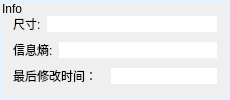
            <widget class="QGroupBox" name="groupBox_Info">
             <property name="sizePolicy">
              <sizepolicy hsizetype="Preferred" vsizetype="Preferred">
               <horstretch>0</horstretch>
               <verstretch>1</verstretch>
              </sizepolicy>
             </property>
             <property name="styleSheet">
              <string notr="true">border:2px solid #e3f2fc;</string>
             </property>
             <property name="title">
              <string>Info</string>
             </property>
             <layout class="QVBoxLayout" name="verticalLayout">
              <item>
               <layout class="QHBoxLayout" name="horizontalLayout">
                <item>
                 <widget class="QLabel" name="label">
                  <property name="styleSheet">
                   <string notr="true">border:rgb(255,255,255);
font: 10pt &quot;等线&quot;;</string>
                  </property>
                  <property name="text">
                   <string>尺寸:</string>
                  </property>
                 </widget>
                </item>
                <item>
                 <widget class="QLineEdit" name="edInfoSize">
                  <property name="styleSheet">
                   <string notr="true">border:rgb(255,255,255);
font: 10pt &quot;等线&quot;;</string>
                  </property>
                  <property name="frame">
                   <bool>false</bool>
                  </property>
                 </widget>
                </item>
               </layout>
              </item>
              <item>
               <layout class="QHBoxLayout" name="horizontalLayout_2">
                <item>
                 <widget class="QLabel" name="label_10">
                  <property name="styleSheet">
                   <string notr="true">border:rgb(255,255,255);
font: 10pt &quot;等线&quot;;</string>
                  </property>
                  <property name="text">
                   <string>信息熵:</string>
                  </property>
                 </widget>
                </item>
                <item>
                 <widget class="QLineEdit" name="edInfoEntropy">
                  <property name="styleSheet">
                   <string notr="true">border:rgb(255,255,255);
font: 10pt &quot;等线&quot;;</string>
                  </property>
                  <property name="frame">
                   <bool>false</bool>
                  </property>
                 </widget>
                </item>
               </layout>
              </item>
              <item>
               <layout class="QHBoxLayout" name="horizontalLayout_3" stretch="0,0">
                <property name="spacing">
                 <number>14</number>
                </property>
                <property name="topMargin">
                 <number>0</number>
                </property>
                <item>
                 <widget class="QLabel" name="label_11">
                  <property name="styleSheet">
                   <string notr="true">border:rgb(255,255,255);
font: 10pt &quot;等线&quot;;</string>
                  </property>
                  <property name="text">
                   <string>最后修改时间：</string>
                  </property>
                 </widget>
                </item>
                <item>
                 <widget class="QLineEdit" name="edInfoEditTime">
                  <property name="styleSheet">
                   <string notr="true">border:rgb(255,255,255);
font: 10pt &quot;等线&quot;;</string>
                  </property>
                  <property name="frame">
                   <bool>false</bool>
                  </property>
                 </widget>
                </item>
               </layout>
              </item>
             </layout>
            </widget>
